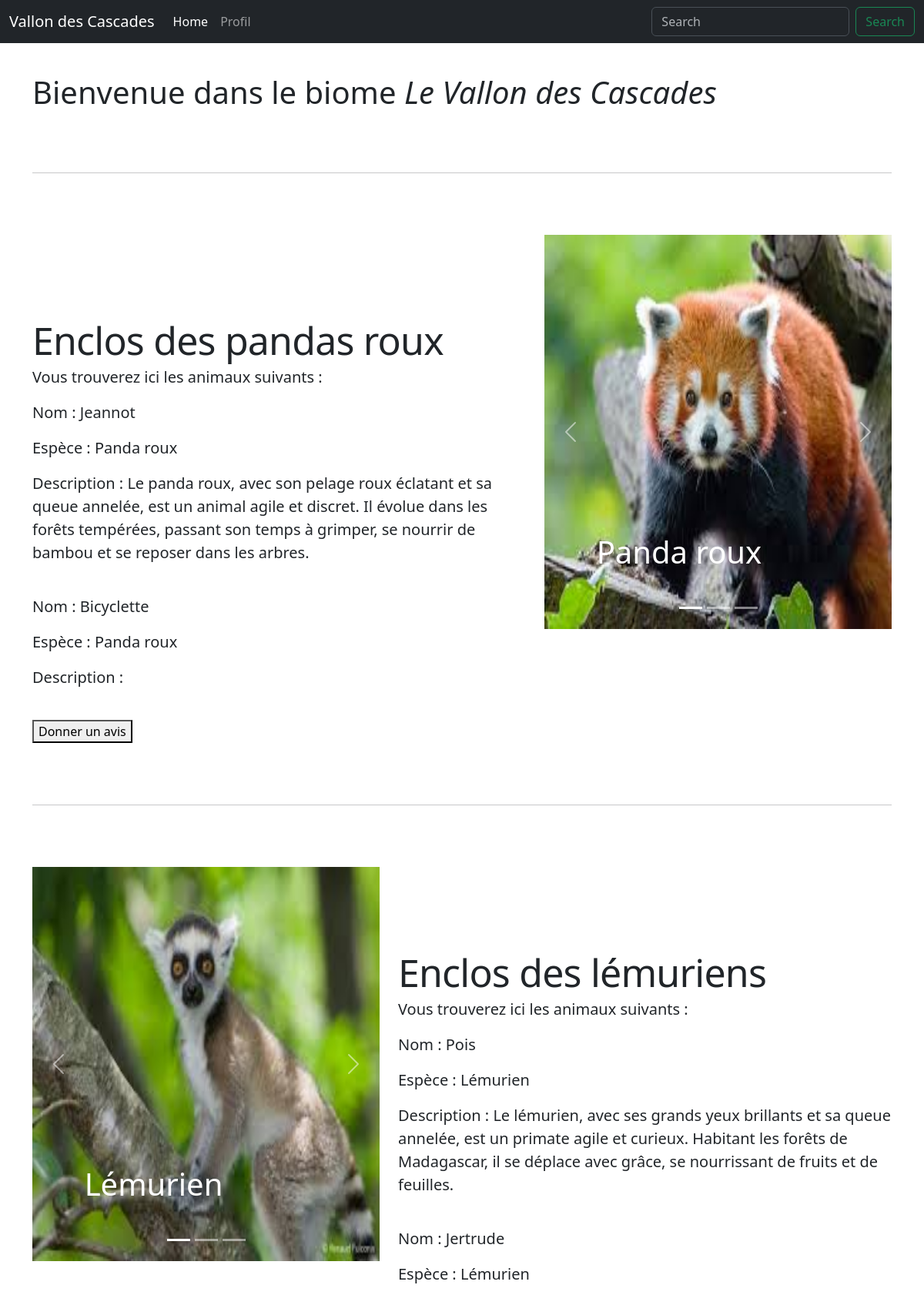
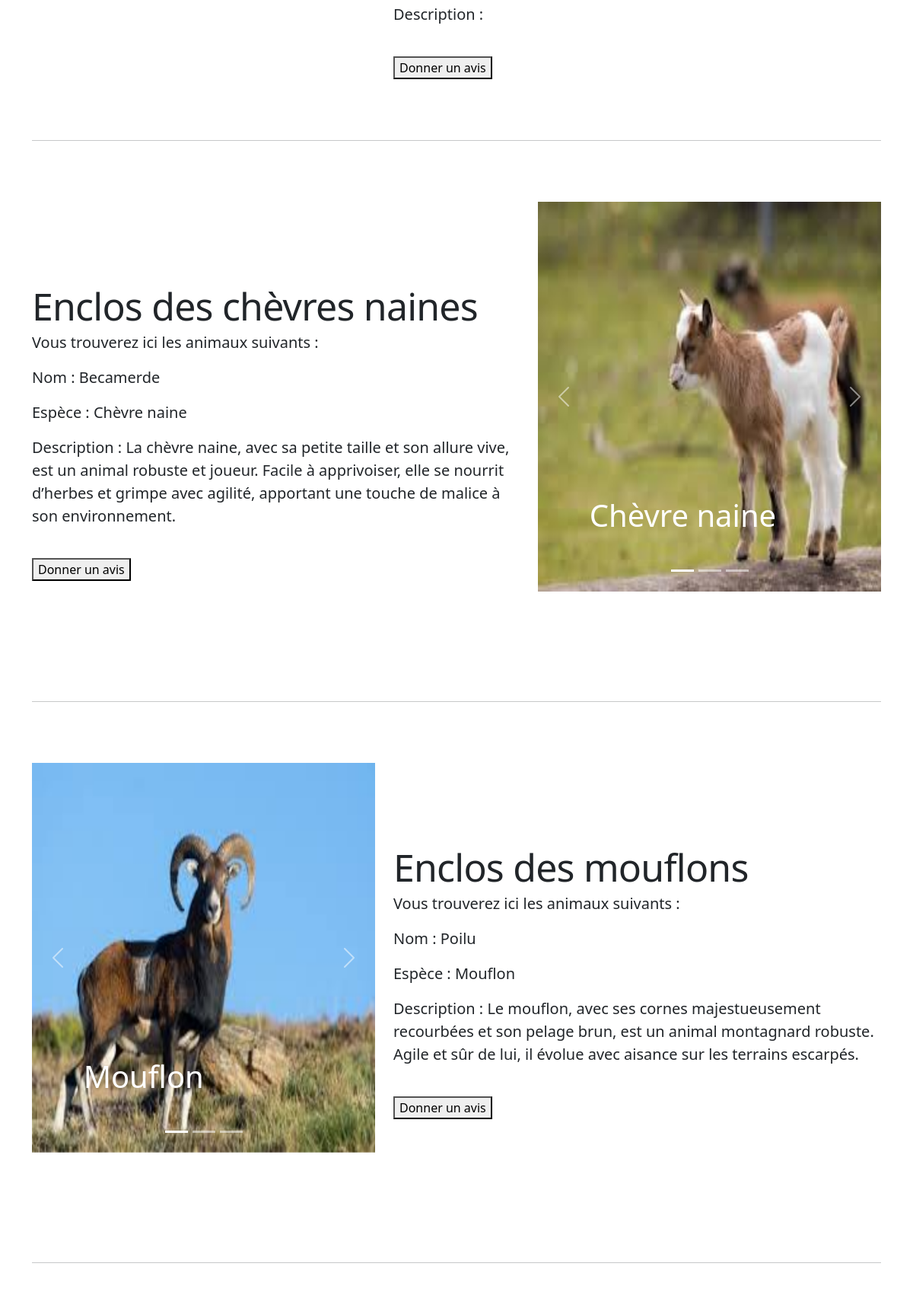
The app's page /zoo/carousel/VallonCascades.php (upper part) with its own data (2 pictures, top to bottom).
### tables this page shows
CREATE TABLE IF NOT EXISTS `enclosures` (
  `enclosure_id` int NOT NULL AUTO_INCREMENT,
  `name` varchar(60) NOT NULL,
  `description` text,
  `status` enum('open','closed') NOT NULL DEFAULT 'open',
  `biome_id` int DEFAULT NULL,
  PRIMARY KEY (`enclosure_id`),
  KEY `biome_id` (`biome_id`)
);

CREATE TABLE IF NOT EXISTS `animals` (
  `animal_id` int NOT NULL AUTO_INCREMENT,
  `name` varchar(50) NOT NULL,
  `species` varchar(50) NOT NULL,
  `age` int NOT NULL,
  `enclosure_id` int DEFAULT NULL,
  `image` varchar(50) DEFAULT NULL,
  `description` text,
  PRIMARY KEY (`animal_id`),
  KEY `enclosure_id` (`enclosure_id`)
);

### zoo/carousel/VallonCascades.php (the view, shortened to what this page needs)
<?php
$host = 'localhost';
$dbname = 'projet_web_2425';
$user = 'root';
$pass = '';
try {
  $pdo = new PDO("mysql:host=$host;dbname=$dbname;charset=utf8", $user, $pass);
  $pdo->setAttribute(PDO::ATTR_ERRMODE, PDO::ERRMODE_EXCEPTION);
} catch (PDOException $e) {
  die("Erreur de connexion à la base de données : " . $e->getMessage());
}
?>
<!doctype html>
<html lang="en" data-bs-theme="auto">
  <head><script src="../assets/js/color-modes.js"></script>
    <link rel="stylesheet" href="https://cdn.jsdelivr.net/npm/@docsearch/css@3">
<link href="../assets/dist/css/bootstrap.min.css" rel="stylesheet">
    <link href="styles/carousel.css" rel="stylesheet">
  </head>
  <body>
<header data-bs-theme="dark">
  <nav class="navbar navbar-expand-md navbar-dark fixed-top bg-dark">
    <div class="container-fluid">
      <a class="navbar-brand">Vallon des Cascades</a>
      <div class="collapse navbar-collapse" id="navbarCollapse">
        <ul class="navbar-nav me-auto mb-2 mb-md-0">
          <li class="nav-item">
            <a class="nav-link active" aria-current="page" href="../../Projet.html">Home</a>
          </li>
          <li class="nav-item">
            <a class="nav-link" href="../../profil.php">Profil</a>
          </li>
        </ul>
        <form class="d-flex" role="search">
          <input class="form-control me-2" type="search" placeholder="Search" aria-label="Search" id="SearchInput">
          <button class="btn btn-outline-success" type="submit">Search</button>
        </form>
      </div>
    </div>
  </nav>
</header>
<main>
<br /><br />
  <div class="container marketing">
    <h1>Bienvenue dans le biome <i>Le Vallon des Cascades</i></h1>
    <hr class="featurette-divider">
    <div class="row featurette">
      <div class="col-md-7">
      <?php
        $stmt = $pdo->prepare("SELECT * FROM enclosures WHERE enclosure_id = 1");
        $stmt->execute();
        $enclosure = $stmt->fetch(PDO::FETCH_ASSOC);
      ?>
      <?php
        $stmt = $pdo->prepare("SELECT * FROM animals WHERE enclosure_id = 1");
        $stmt->execute();
        $animals = $stmt->fetchAll(PDO::FETCH_ASSOC);
      ?>
        <h2 class="featurette-heading fw-normal lh-1"><?php echo "{$enclosure['name']}";?></h2>
      <?php
              if ($animals) {
                  echo '<p class="lead">Vous trouverez ici les animaux suivants :</p>';
                  foreach ($animals as $index => $row) {
                    foreach ($row as $key => $value) {
                      if ($key === 'species') {
                        echo '<p class="lead">Espèce : ' . htmlspecialchars($value) . '</p>';
                      }
                      if ($key === 'name') {
                        echo '<p class="lead">Nom : ' . htmlspecialchars($value) . '</p>';
                      }
                      if ($key === 'description') {
                        echo '<p class="lead">Description : ' . $value . '</p>';
                      }
                    }
                    echo '<br />';
                  }
              } else {
                  echo "Aucun animal dans l'enclos.";
              }
      ?>
        <form method="POST" action="../../back/cookie_handler.php">
          <button type="submit">Donner un avis</button>
        </form>
      </div>
      <div class="col-md-5">
        <div id="myCarousel" class="carousel slide mb-6" data-bs-ride="carousel">
        <div class="carousel-indicators">
          <button type="button" data-bs-target="#myCarousel" data-bs-slide-to="0" class="active" aria-current="true" aria-label="Slide 1"></button>
          <button type="button" data-bs-target="#myCarousel" data-bs-slide-to="1" aria-label="Slide 2"></button>
          <button type="button" data-bs-target="#myCarousel" data-bs-slide-to="2" aria-label="Slide 3"></button>
        </div>
        <div class="carousel-inner">
      <?php
        if ($animals) {
          $isFirst = true;
          foreach ($animals as $animal) {
              $activeClass = $isFirst ? ' active' : '';
              $isFirst = false;
              echo '
              <div class="carousel-item' . $activeClass . '">
                  <img src="' . htmlspecialchars($animal['image']) . '" width="100%" height="100%">
                  <div class="container">
                      <div class="carousel-caption text-start">
                          <h1>' . htmlspecialchars($animal['species']) . '</h1>
                      </div>
                  </div>
              </div>';
          }
        } else {
          echo '<p>Aucune image disponible pour cet enclos.</p>';
        }
      ?>
          </div>
          <button class="carousel-control-prev" type="button" data-bs-target="#myCarousel" data-bs-slide="prev">
            <span class="carousel-control-prev-icon" aria-hidden="true"></span>
          </button>
          <button class="carousel-control-next" type="button" data-bs-target="#myCarousel" data-bs-slide="next">
            <span class="carousel-control-next-icon" aria-hidden="true"></span>
          </button>
        </div>
      </div>
    </div>
    <hr class="featurette-divider">
    <div class="row featurette">
      <div class="col-md-7 order-md-2">
        <?php
          $stmt = $pdo->prepare("SELECT * FROM enclosures WHERE enclosure_id = 2");
          $stmt->execute();
          $enclosure = $stmt->fetch(PDO::FETCH_ASSOC);
        ?>
        <?php
          $stmt = $pdo->prepare("SELECT * FROM animals WHERE enclosure_id = 2");
          $stmt->execute();
          $animals = $stmt->fetchAll(PDO::FETCH_ASSOC);
        ?>
        <h2 class="featurette-heading fw-normal lh-1"><?php echo "{$enclosure['name']}";?></h2>
        <?php
          if ($animals) {
              echo '<p class="lead">Vous trouverez ici les animaux suivants :</p>';
              foreach ($animals as $index => $row) {
                foreach ($row as $key => $value) {
                  if ($key === 'species') {
                    echo '<p class="lead">Espèce : ' . htmlspecialchars($value) . '</p>';
                  }
                  if ($key === 'name') {
                    echo '<p class="lead">Nom : ' . htmlspecialchars($value) . '</p>';
                  }
                      if ($key === 'description') {
                        echo '<p class="lead">Description : ' . $value . '</p>';
                      }
                }
                echo '<br />';
              }
          } else {
              echo "Aucun animal dans l'enclos.";
          }
        ?>
        <form method="POST" action="../../back/cookie_handler.php">
          <button type="submit">Donner un avis</button>
        </form>
      </div>
      <div class="col-md-5">
        <div id="myCarousel" class="carousel slide mb-6" data-bs-ride="carousel">
        <div class="carousel-indicators">
          <button type="button" data-bs-target="#myCarousel" data-bs-slide-to="0" class="active" aria-current="true" aria-label="Slide 1"></button>
          <button type="button" data-bs-target="#myCarousel" data-bs-slide-to="1" aria-label="Slide 2"></button>
          <button type="button" data-bs-target="#myCarousel" data-bs-slide-to="2" aria-label="Slide 3"></button>
        </div>
        <div class="carousel-inner">
          <?php
            if ($animals) {
              $isFirst = true;
              foreach ($animals as $animal) {
                  $activeClass = $isFirst ? ' active' : '';
                  $isFirst = false;
                  echo '
                  <div class="carousel-item' . $activeClass . '">
                      <img src="' . htmlspecialchars($animal['image']) . '" width="100%" height="100%">
                      <div class="container">
                          <div class="carousel-caption text-start">
                              <h1>' . htmlspecialchars($animal['species']) . '</h1>
                          </div>
                      </div>
                  </div>';
              }
            } else {
              echo '<p>Aucune image disponible pour cet enclos.</p>';
            }
          ?>
          </div>
          <button class="carousel-control-prev" type="button" data-bs-target="#myCarousel" data-bs-slide="prev">
            <span class="carousel-control-prev-icon" aria-hidden="true"></span>
          </button>
          <button class="carousel-control-next" type="button" data-bs-target="#myCarousel" data-bs-slide="next">
            <span class="carousel-control-next-icon" aria-hidden="true"></span>
          </button>
        </div>
      </div>
    </div>
    <hr class="featurette-divider">
    <div class="row featurette">
      <div class="col-md-7">
      <?php
        $stmt = $pdo->prepare("SELECT * FROM enclosures WHERE enclosure_id = 3");
        $stmt->execute();
        $enclosure = $stmt->fetch(PDO::FETCH_ASSOC);
      ?>
      <?php
        $stmt = $pdo->prepare("SELECT * FROM animals WHERE enclosure_id = 3");
        $stmt->execute();
        $animals = $stmt->fetchAll(PDO::FETCH_ASSOC);
      ?>
        <h2 class="featurette-heading fw-normal lh-1"><?php echo "{$enclosure['name']}";?></h2>
      <?php
              if ($animals) {
                  echo '<p class="lead">Vous trouverez ici les animaux suivants :</p>';
                  foreach ($animals as $index => $row) {
                    foreach ($row as $key => $value) {
                      if ($key === 'species') {
                        echo '<p class="lead">Espèce : ' . htmlspecialchars($value) . '</p>';
                      }
                      if ($key === 'name') {
                        echo '<p class="lead">Nom : ' . htmlspecialchars($value) . '</p>';
                      }
                                            if ($key === 'description') {
                        echo '<p class="lead">Description : ' . $value . '</p>';
                      }
                    }
                    echo '<br />';
                  }
              } else {
                  echo "Aucun animal dans l'enclos.";
              }
      ?>
        <form method="POST" action="../../back/cookie_handler.php">
          <button type="submit">Donner un avis</button>
        </form>
      </div>
      <div class="col-md-5">
        <div id="myCarousel" class="carousel slide mb-6" data-bs-ride="carousel">
        <div class="carousel-indicators">
          <button type="button" data-bs-target="#myCarousel" data-bs-slide-to="0" class="active" aria-current="true" aria-label="Slide 1"></button>
          <button type="button" data-bs-target="#myCarousel" data-bs-slide-to="1" aria-label="Slide 2"></button>
          <button type="button" data-bs-target="#myCarousel" data-bs-slide-to="2" aria-label="Slide 3"></button>
        </div>
        <div class="carousel-inner">
      <?php
        if ($animals) {
          $isFirst = true;
          foreach ($animals as $animal) {
              $activeClass = $isFirst ? ' active' : '';
              $isFirst = false;
              echo '
              <div class="carousel-item' . $activeClass . '">
                  <img src="' . htmlspecialchars($animal['image']) . '" width="100%" height="100%">
                  <div class="container">
                      <div class="carousel-caption text-start">
                          <h1>' . htmlspecialchars($animal['species']) . '</h1>
                      </div>
                  </div>
              </div>';
          }
        } else {
          echo '<p>Aucune image disponible pour cet enclos.</p>';
        }
      ?>
          </div>
          <button class="carousel-control-prev" type="button" data-bs-target="#myCarousel" data-bs-slide="prev">
            <span class="carousel-control-prev-icon" aria-hidden="true"></span>
          </button>
          <button class="carousel-control-next" type="button" data-bs-target="#myCarousel" data-bs-slide="next">
            <span class="carousel-control-next-icon" aria-hidden="true"></span>
          </button>
        </div>
      </div>
    </div>
    <hr class="featurette-divider">
    <div class="row featurette">
      <div class="col-md-7 order-md-2">
        <?php
          $stmt = $pdo->prepare("SELECT * FROM enclosures WHERE enclosure_id = 4");
          $stmt->execute();
          $enclosure = $stmt->fetch(PDO::FETCH_ASSOC);
        ?>
        <?php
          $stmt = $pdo->prepare("SELECT * FROM animals WHERE enclosure_id = 4");
          $stmt->execute();
          $animals = $stmt->fetchAll(PDO::FETCH_ASSOC);
        ?>
        <h2 class="featurette-heading fw-normal lh-1"><?php echo "{$enclosure['name']}";?></h2>
        <?php
          if ($animals) {
              echo '<p class="lead">Vous trouverez ici les animaux suivants :</p>';
              foreach ($animals as $index => $row) {
                foreach ($row as $key => $value) {
                  if ($key === 'species') {
                    echo '<p class="lead">Espèce : ' . htmlspecialchars($value) . '</p>';
                  }
                  if ($key === 'name') {
                    echo '<p class="lead">Nom : ' . htmlspecialchars($value) . '</p>';
                  }
                                        if ($key === 'description') {
                        echo '<p class="lead">Description : ' . $value . '</p>';
                      }
                }
                echo '<br />';
              }
          } else {
              echo "Aucun animal dans l'enclos.";
          }
        ?>
        <form method="POST" action="../../back/cookie_handler.php">
          <button type="submit">Donner un avis</button>
        </form>
      </div>
      <div class="col-md-5">
        <div id="myCarousel" class="carousel slide mb-6" data-bs-ride="carousel">
        <div class="carousel-indicators">
          <button type="button" data-bs-target="#myCarousel" data-bs-slide-to="0" class="active" aria-current="true" aria-label="Slide 1"></button>
          <button type="button" data-bs-target="#myCarousel" data-bs-slide-to="1" aria-label="Slide 2"></button>
          <button type="button" data-bs-target="#myCarousel" data-bs-slide-to="2" aria-label="Slide 3"></button>
        </div>
        <div class="carousel-inner">
          <?php
            if ($animals) {
              $isFirst = true;
              foreach ($animals as $animal) {
                  $activeClass = $isFirst ? ' active' : '';
                  $isFirst = false;
                  echo '
                  <div class="carousel-item' . $activeClass . '">
                      <img src="' . htmlspecialchars($animal['image']) . '" width="100%" height="100%">
                      <div class="container">
                          <div class="carousel-caption text-start">
                              <h1>' . htmlspecialchars($animal['species']) . '</h1>
                          </div>
                      </div>
                  </div>';
              }
            } else {
              echo '<p>Aucune image disponible pour cet enclos.</p>';
            }
          ?>
          </div>
          <button class="carousel-control-prev" type="button" data-bs-target="#myCarousel" data-bs-slide="prev">
            <span class="carousel-control-prev-icon" aria-hidden="true"></span>
          </button>
          <button class="carousel-control-next" type="button" data-bs-target="#myCarousel" data-bs-slide="next">
            <span class="carousel-control-next-icon" aria-hidden="true"></span>
          </button>
        </div>
      </div>
    </div>
    <hr class="featurette-divider">
  </div>
</main>
    </body>
</html>

### zoo/carousel/styles/carousel.css (style rules this page uses)
body { padding-top: 3rem; padding-bottom: 3rem; color: rgb(var(--bs-tertiary-color-rgb)); }
.carousel { margin-bottom: 4rem; }
.carousel-caption { bottom: 3rem; z-index: 10; }
.carousel-item { height: 32rem; }
.featurette-divider { margin: 5rem 0; }
.featurette-heading { letter-spacing: -.05rem; }
@media (min-width: 40em) { .featurette-heading { font-size: 50px; } }
@media (min-width: 62em) { .featurette-heading { margin-top: 7rem; } }

### records on screen
enclosures: name "Enclos des pandas roux"
animals: name "Jeannot", species "Panda roux", description "Le panda roux, avec son pelage roux éclatant et sa queue annelée, est un animal agile et discret. Il évolue dans les forêts tempérées, passant son temps à grimper, se nourrir de bambou et se reposer dans les arbres.", image (picture)
animals: name "Bicyclette", species "Panda roux"
enclosures: name "Enclos des lémuriens"
animals: name "Pois", species "Lémurien", description "Le lémurien, avec ses grands yeux brillants et sa queue annelée, est un primate agile et curieux. Habitant les forêts de Madagascar, il se déplace avec grâce, se nourrissant de fruits et de feuilles.", image (picture)
animals: name "Jertrude", species "Lémurien"
enclosures: name "Enclos des chèvres naines"
animals: name "Becamerde", species "Chèvre naine", description "La chèvre naine, avec sa petite taille et son allure vive, est un animal robuste et joueur. Facile à apprivoiser, elle se nourrit d’herbes et grimpe avec agilité, apportant une touche de malice à son environnement.", image (picture)
enclosures: name "Enclos des mouflons"
animals: name "Poilu", species "Mouflon", description "Le mouflon, avec ses cornes majestueusement recourbées et son pelage brun, est un animal montagnard robuste. Agile et sûr de lui, il évolue avec aisance sur les terrains escarpés.", image (picture)
